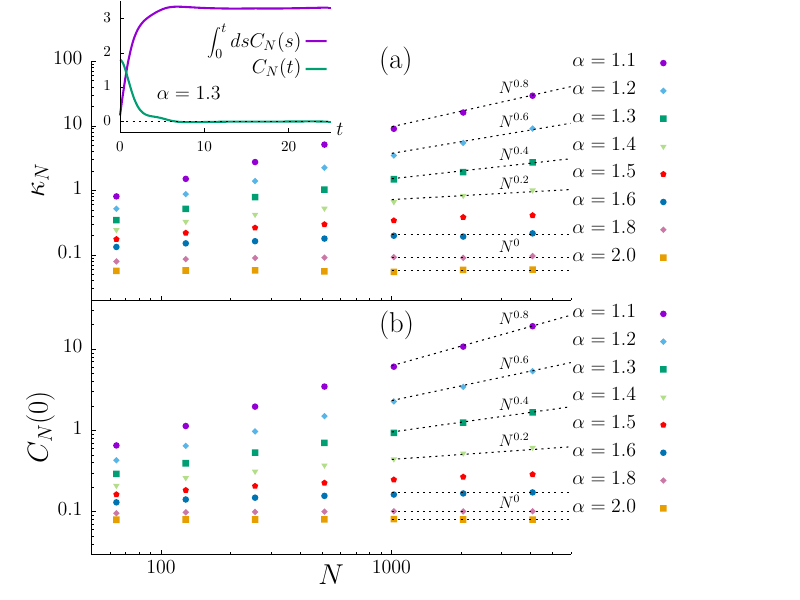

This chart was generated by the following gnuplot code:
set terminal epslatex standalone color size 8, 6
set output "fig1.tex"

set multiplot layout 2,1 rowsfirst

set border 1+2
set tics nomirror
set ytics nomirror

#set key left top

set style line 2 lt 2 dt (2,4) lw 3

f1a(x)=(x>1000)? 0.0247*x**0.8 : 1/0
f1b(x)=(x>1000)? 0.0383*x**0.8 : 1/0

f2a(x)=(x>1000)? 0.0367*x**0.6 : 1/0
f2b(x)=(x>1000)? 0.059*x**0.6 : 1/0

f3a(x)=(x>1000)? 0.06*x**0.4 : 1/0
f3b(x)=(x>1000)? 0.095*x**0.4 : 1/0

f4a(x)=(x>1000)? 0.11*x**0.2 : 1/0
f4b(x)=(x>1000)? 0.18*x**0.2 : 1/0

f6a(x)=(x>1000)? 0.17*x**0 : 1/0
f6b(x)=(x>1000)? 0.205*x**0 : 1/0

f8a(x)=(x>1000)? 0.10*x**0 : 1/0
f8b(x)=(x>1000)? 0.090*x**0 : 1/0

f20a(x)=(x>1000)? 0.08*x**0 : 1/0
f20b(x)=(x>1000)? 0.058*x**0 : 1/0

#--(a)--
set size 1, 0.5  # グラフのサイズ: 横幅100%, 縦幅50%
set origin 0, 0.5  # グラフの位置: 上半分

set tmargin 4
set bmargin 0
set rmargin 25
set lmargin 10

set tics font "Times,20"
set key font "Times,20"
set title font "Times,40"
set xlabel font "Times,40"
set ylabel font "Times,40"
set label font "Times,40"

set xlabel offset 25,2
set ylabel offset 0,0

set ylabel "$\\kappa_N$"

#set ylabel "$K_{N} = \\displaystyle \\int^t_0 ds \\sum_{n=1}^N \\langle \\mathcal{J}_n(s) \\mathcal{J}_0 \\rangle_{\\mathrm{eq}}$"
#set xlabel "$N$"

#set xtics auto
set xtics format ""
set ytics auto

set logscale xy
#set key outside right top
set key at graph 1.25, 1.05
set key spacing 2.0
set label 1 "(a)" at graph 0.6, 1.0 font "Times,20"
set xrange [50:6000]
set yrange [0.02:]

set label '$N^{0.8}$' at graph 0.85,0.88 font "Times,20"
set label '$N^{0.6}$' at graph 0.85,0.74 font "Times,20"
set label '$N^{0.4}$' at graph 0.85,0.60 font "Times,20"
set label '$N^{0.2}$' at graph 0.85,0.48 font "Times,20"
set label '$N^{0}$' at graph 0.85,0.215 font "Times,20"

plot './1.1/lr.txt' u 1:3 w p ps 1.5 pt 7 lc rgb "#9400D3" title '$\alpha=1.1$', \
     './1.2/lr.txt' u 1:3 w p ps 1.5 pt 13 lc rgb "#56B4E9" title '$\alpha=1.2$', \
     './1.3/lr.txt' u 1:3 w p ps 1.5 pt 5 lc rgb "#009E73" title '$\alpha=1.3$', \
     './1.4/lr.txt' u 1:3 w p ps 1.5 pt 11 lc rgb "#B2DF8A" title '$\alpha=1.4$', \
     './1.5/lr.txt' u 1:3 w p ps 1.5 pt 15 lc rgb "#FF0000" title '$\alpha=1.5$', \
     './1.6/lr.txt' u 1:3 w p ps 1.5 pt 7 lc rgb "#0072B2" title '$\alpha=1.6$', \
     './1.8/lr.txt' u 1:3 w p ps 1.5 pt 13 lc rgb "#CC79A7" title '$\alpha=1.8$', \
     './2.0/lr.txt' u 1:3 w p ps 1.5 pt 5 lc rgb "#E69F00" title '$\alpha=2.0$', \
     f1b(x) w l linestyle 2 lc rgb "black" notitle , \
     f2b(x) w l linestyle 2 lc rgb "black" notitle , \
     f3b(x) w l linestyle 2 lc rgb "black" notitle , \
     f4b(x) w l linestyle 2 lc rgb "black" notitle , \
     f6b(x) w l linestyle 2 lc rgb "black" notitle , \
     f8b(x) w l linestyle 2 lc rgb "black" notitle , \
     f20b(x) w l linestyle 2 lc rgb "black" notitle
#     './1.7/lr.txt' u 1:3 w p ps 1.5 title '$\alpha=1.7$', \
#     './1.9/lr.txt' u 1:3 w p ps 1.5 title '$\alpha=1.9$', \

unset xlabel
unset ylabel

#--Inset--
set size 0.55, 0.32  # インセットのサイズ: 横幅40%, 縦幅15%
set origin 0.15, 0.78  # インセットの位置: 左上

set lmargin 0
set bmargin 0
set tics font "Times,10"
set xlabel font "Times,10"
set ylabel font "Times,10"
set key font "Times,10"

unset logscale  # インセット内は通常スケール

set xtics format "%g"
set xtics 10
set ytics 1
set xrange [0:25]  # X軸の範囲を制限
set yrange [-0.3:3.5]
#set key inside top right
#set key outside top right
set key at graph 1.0, 0.8
set key spacing 4.0
set title '$\alpha=1.3$' offset -4,-8.5
unset label

set xlabel offset 12.5,2.5 
set xlabel "$t$"

plot 'fort.52' u 1:2 w l lw 6 title "$\\int^t_0 ds C_N(s)$", \
     'fort.51' u 1:2 w l lw 6 title "$C_N(t)$" , \
     0 w l linestyle 2 lc rgb "black" notitle

#plot 'fort.51' u 1:3 w l lw 2 title 'n=0', 'fort.51' u 1:5 w l lw 2 title 'n=2', 'fort.51' u 1:7 w l lw 2 title 'n=4', 'fort.51' u 1:9 w l lw 2 title 'n=6'

#--reset--

unset size
unset origin
unset title
unset xlabel
unset ylabel
unset xtics
unset ytics
unset xrange
unset yrange
unset label

#--(b)--
set size 1, 0.5  # グラフのサイズ: 横幅100%, 縦幅50%
set origin 0, 0  # グラフの位置: 下半分

set tmargin 0
set bmargin 3
set rmargin 25
set lmargin 10

set tics font "Times,20"
set key font "Times,20"
set title font "Times,40"
set xlabel font "Times,40"
set ylabel font "Times,40"
set label font "Times,40"

set xtics format "%g"
set xtics auto
set ytics auto

set tics nomirror
set ytics nomirror

set xlabel offset 0,1
set ylabel offset 0,0

#set ylabel "$\\kappa_{N} = \\displaystyle \\sum_{n=1}^N \\langle \\mathcal{J}_n \\mathcal{J}_0 \\rangle_{\\mathrm{eq}}$"

set ylabel "$C_N(0)$"
set xlabel "$N$"

set logscale xy
#set key outside right top
set key at graph 1.25, 1.0
set key spacing 2.0
set label 1 "(b)" at graph 0.6, 0.9 font "Times,20"
set xrange [50:6000]
set yrange [0.03:40]

set label '$N^{0.8}$' at graph 0.85,0.92 font "Times,20"
set label '$N^{0.6}$' at graph 0.85,0.74 font "Times,20"
set label '$N^{0.4}$' at graph 0.85,0.58 font "Times,20"
set label '$N^{0.2}$' at graph 0.85,0.44 font "Times,20"
set label '$N^{0}$' at graph 0.85,0.195 font "Times,20"

plot './1.1/lr.txt' u 1:2 w p ps 1.5 pt 7 lc rgb "#9400D3" title '$\alpha=1.1$', \
     './1.2/lr.txt' u 1:2 w p ps 1.5 pt 13 lc rgb "#56B4E9" title '$\alpha=1.2$', \
     './1.3/lr.txt' u 1:2 w p ps 1.5 pt 5 lc rgb "#009E73" title '$\alpha=1.3$', \
     './1.4/lr.txt' u 1:2 w p ps 1.5 pt 11 lc rgb "#B2DF8A" title '$\alpha=1.4$', \
     './1.5/lr.txt' u 1:2 w p ps 1.5 pt 15 lc rgb "#FF0000" title '$\alpha=1.5$', \
     './1.6/lr.txt' u 1:2 w p ps 1.5 pt 7 lc rgb "#0072B2" title '$\alpha=1.6$', \
     './1.8/lr.txt' u 1:2 w p ps 1.5 pt 13 lc rgb "#CC79A7" title '$\alpha=1.8$', \
     './2.0/lr.txt' u 1:2 w p ps 1.5 pt 5 lc rgb "#E69F00" title '$\alpha=2.0$', \
     f1a(x) w l linestyle 2 lc rgb "black" notitle , \
     f2a(x) w l linestyle 2 lc rgb "black" notitle , \
     f3a(x) w l linestyle 2 lc rgb "black" notitle , \
     f4a(x) w l linestyle 2 lc rgb "black" notitle , \
     f6a(x) w l linestyle 2 lc rgb "black" notitle , \
     f8a(x) w l linestyle 2 lc rgb "black" notitle , \
     f20a(x) w l linestyle 2 lc rgb "black" notitle
#     './1.7/lr.txt' u 1:2 w p ps 1.5 title '$\alpha=1.7$', \
#     './1.9/lr.txt' u 1:2 w p ps 1.5 title '$\alpha=1.9$', \

#unset xlabel
#unset ylabel

#--Inset--


unset multiplot

unset output